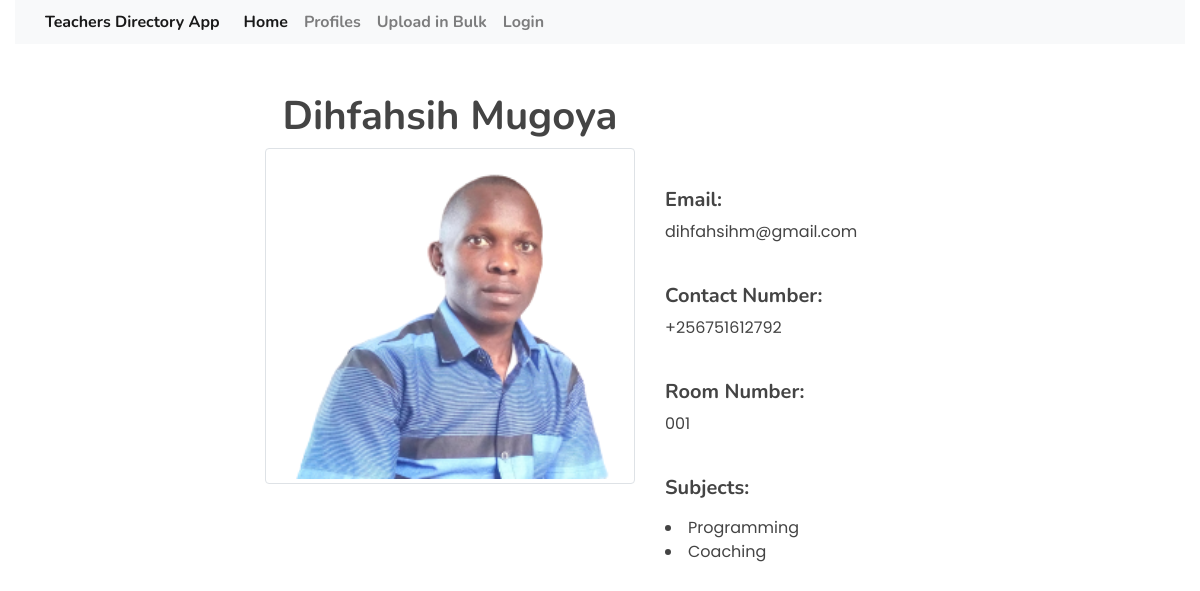
The page /profileDetails/1/ on the database its author committed.
### teacherProfile/models.py (models this page shows, shortened)
class Profile(models.Model):
    first_name = models.CharField(max_length=100)
    last_name = models.CharField(max_length=100)
    email = models.EmailField(max_length=254, null=False, unique=True)
    phone_number = models.CharField(max_length=20)
    room_number = models.CharField(max_length=5)
    image_name = models.ImageField(upload_to='pictures/', blank=True,
                                   default='pictures/default/default.png')
    subjects = models.ManyToManyField(Subject)

class Subject(models.Model):
    subject_name = models.CharField(max_length=100, null=False, unique=True)

### teacherProfile/views.py (the view)
# urls.py: path('profileDetails/<int:pk>/',views.ProfileDetails.as_view(), name='profileDetails'),
class ProfileDetails(DetailView):
    template_name = 'profile/details.html'
    model = Profile

### teacherProfile/templates/profile/details.html (shortened to what this page needs)
{% extends "base.html" %}
{% load static %}
{% block content %}
<div class="row d-flex justify-content-center mt-5">
    <div class="col-md-4">
        <h1 class="text-center font-weight-bold">{{ object.first_name }} {{ object.last_name }}</h1>
        <img class="img-thumbnail" src="/media/{{ object.image_name }}" alt="" width="100%">
    </div>
    <div class="col-md-3">
        <br><br><br><br>
        <h5 class="font-weight-bold">Email:</h5>
        <p>{{ object.email }}</p>
        <br>
        <h5 class="font-weight-bold">Contact Number:</h5>
        <p>{{ object.phone_number }}</p>
        <br>
        <h5 class="font-weight-bold">Room Number:</h5>
        <p>{{ object.room_number }}</p>
        <br>
        <h5 class="font-weight-bold">Subjects:</h5>
        {% for subject in object.subjects.all %}
		    <li>{{subject.subject_name}}</li>
	    {% endfor %}
        <br>
    </div>
</div>
{% endblock %}

### static/css/style.css (style rules this page uses)
:root { scroll-behavior: smooth; }
body { font-family: "Open Sans", sans-serif; color: #444444; }
h1, h2, h3, h4, h5, h6 { font-family: "Nunito", sans-serif; }
html { background-color: #56baed; }
body { font-family: "Poppins", sans-serif; height: 100vh; }

### static/css/login.css (style rules this page uses)
html { background-color: #56baed; }
body { font-family: "Poppins", sans-serif; height: 100vh; }
* { box-sizing: border-box; }

### rows shown on the page
Profile: first_name "Dihfahsih", last_name "Mugoya", image_name (placeholder picture), email "dihfahsihm@gmail.com", phone_number "+256751612792", room_number "001"
Subject: subject_name "Programming"
Subject: subject_name "Coaching"
